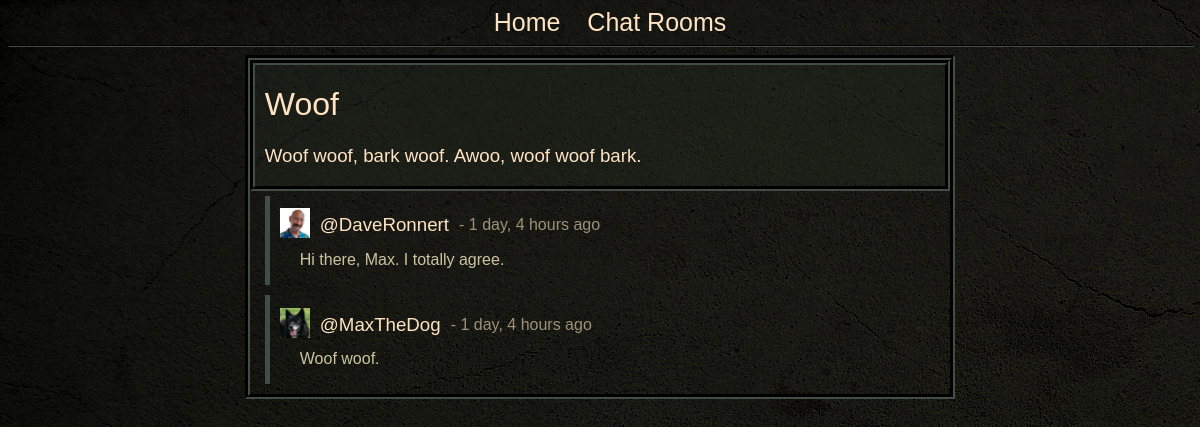
/room/1, run on the app's committed database.
### chat/models.py (models this page shows, shortened)
class ChatRoom(models.Model):
    host = models.ForeignKey(User, on_delete=models.SET_NULL, null=True)
    topic = models.ForeignKey(Topic, on_delete=models.SET_NULL, null=True)
    name = models.CharField(max_length=25)
    description = models.TextField(blank=True, null=True)
    created = models.DateTimeField(auto_now=True)
    updated = models.DateTimeField(auto_now_add=True)
    class Meta:
        ordering = ['-updated', '-created']

class Messages(models.Model):
    user = models.ForeignKey(User, on_delete=models.CASCADE)
    room = models.ForeignKey(ChatRoom, on_delete=models.CASCADE)
    body = models.TextField()
    created = models.DateTimeField(auto_now=True)
    updated = models.DateTimeField(auto_now_add=True)

class Profile(models.Model):
    user = models.OneToOneField(User, null=True, on_delete=models.CASCADE)
    bio = models.TextField()
    profile_pic = models.ImageField(null=True, blank=True, upload_to='images/')

### chat/views.py (the view, shortened to what this page needs)
# urls.py: path('room/<str:pk>', views.room, name='room'),
def room(request, pk):
    room = ChatRoom.objects.get(id=pk)
    messages = room.messages_set.all().order_by('-created')
    context = {'room': room, 'messages': messages}
    return render(request, 'chat/room.html', context)

### chat/templates/chat/room.html (shortened to what this page needs)
{% extends 'home.html' %}
{% load static %}
{% block content %}
<div class="room_grid">
    <div class="room_title">
        <h1>{{room.name}}</h1>
        <h3>{{room.description}}</h3>
    </div>
    <div class="convo_body">
        {% for mess in messages %}
            <div class="message">
                {% if mess.user.profile.profile_pic %}
                <div class="mess_img"><img src="{{mess.user.profile.profile_pic.url}}" height="30"></div>
                {% else %}
                <div class="chat_room_host_img">
                    <img src="{% static '/images/avatar.png' %}" height="30">
                </div>
                {% endif %}
                <div class="mess_head"><h3>@{{mess.user}}</h3></div>
                <div class="mess_date"> - {{mess.created|timesince}} ago</div>
                <div class="mess_body"><p>{{mess.body}}</p></div>
            </div>
        {% endfor %}
    </div>
</div>
{% endblock content %}

### static/css/styles.css (style rules this page uses)
html body { height: 100%; background-image: url('../images/main_bg.jpg'); }
p, li { color: rgb(204, 196, 160); font-family: Geneva, sans-serif; font-weight: lighter; margin-left: 20px; margin-right: 20px; }
h1 { font-family: Geneva, sans-serif; font-weight: lighter; color:bisque; }
h3 { font-family: Geneva, sans-serif; font-weight: lighter; color:bisque; }
.room_grid { margin-left: 20%; margin-right: 20%; display: grid; grid-template-columns: 15px auto 15px; justify-items: center; border-color: rgb(66, 77, 70); border-style: groove; border-width: 5px; }
.room_title { grid-column: 2; grid-row: 1; width: 100%; border-color: rgb(66, 77, 70); background-color: rgb(41, 46, 34, 0.3); border-style: groove; border-width: 5px; padding-left: 10px; padding-right: 10px; }
.convo_body { width: 100%; grid-column: 2; grid-row: 2; }
.message { border-color: rgb(66, 77, 70); border-style: solid; border-width: 5px; border-right: 0px; border-top: 0px; border-bottom: 0px; display: grid; grid-template-columns: min-content; margin-top: 5px; margin-bottom: 10px; padding-left: 10px; justify-content: start; }
.mess_img { grid-column: 1; grid-row: 1; align-self: center; width: 40px }
.mess_head { grid-column: 2; grid-row: 1; width: fit-content }
.mess_date { grid-column: 3; grid-row: 1; margin-left: 10px; font-family: Geneva, sans-serif; font-weight: lighter; color:rgb(158, 146, 121); align-self: center; width: max-content; }
.mess_body { grid-column: 1 / span 4; grid-row: 2; margin-top: -20px; }

### data on the page
ChatRoom: name "Woof", description "Woof woof, bark woof. Awoo, woof woof bark."
Messages: user.profile.profile_pic (picture), user "DaveRonnert", created "1 day, 4 hours", body "Hi there, Max. I totally agree."
Messages: user.profile.profile_pic (picture), user "MaxTheDog", created "1 day, 4 hours", body "Woof woof."
